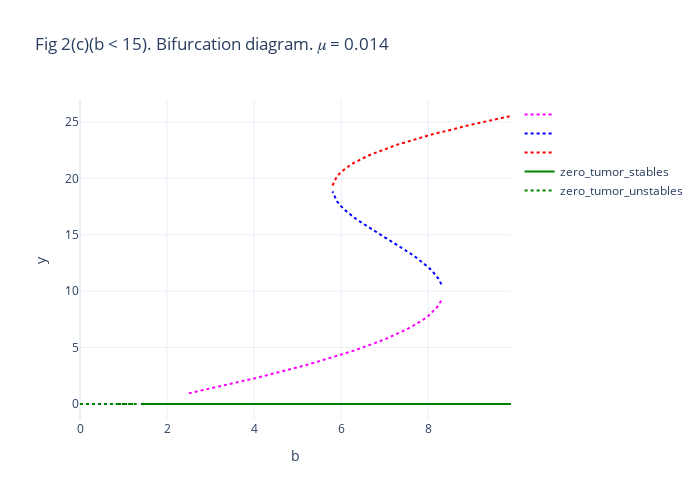

The notebook cell this image was saved under:
### Code cell
fig = go.Figure()

fig.add_trace(go.Scatter(x=pink.b, y=pink.y, mode='lines', name = "",
              line={"color":"magenta"}|get_line_mode(stable=False)))

fig.add_trace(go.Scatter(x=blue.b, y=blue.y, mode='lines', name = "",                         
              line={"color":"blue"}|get_line_mode(stable=False)))

fig.add_trace(go.Scatter(x=red.b, y=red.y, mode='lines', name = "",
              line={"color":"red"}|get_line_mode(stable=False)))

fig.add_trace(go.Scatter(x=zero_tumor_stables.b, y=zero_tumor_stables.y, mode='lines', name = "zero_tumor_stables",
             line={"color":"green"}|get_line_mode(stable=True)))
fig.add_trace(go.Scatter(x=zero_tumor_unstables.b, y=zero_tumor_unstables.y, mode='lines', name = "zero_tumor_unstables",
             line={"color":"green"}|get_line_mode(stable=False)))

fig.update_layout(title="Fig 2(c)(b < 15). Bifurcation diagram. 𝜇 = 0.014")
fig.update_layout(xaxis={"title": "b"}, yaxis={"title": "y"}, template="plotly_white",autosize=False,
    width=700,
    height=500)

### Figure 1 — Plotly figure (JSON) as saved in the notebook; plotly's stock layout.template omitted (floating-point values rounded to 4 significant figures; data arrays with more than 128 entries replaced by an {"elided": "..."} marker saying what was removed)
{"data": [{"line": {"color": "magenta", "dash": "dot"}, "mode": "lines", "name": "", "type": "scatter", "x": [2.5, 2.6, 2.7, 2.8, 2.9, 3, 3.1, 3.2, 3.3, 3.4, 3.5, 3.6, 3.7, 3.8, 3.9, 4, 4.1, 4.2, 4.3, 4.4, 4.5, 4.6, 4.7, 4.8, 4.9, 5, 5.1, 5.2, 5.3, 5.4, 5.5, 5.6, 5.7, 5.8, 5.9, 6, 6.1, 6.2, 6.3, 6.4, 6.5, 6.6, 6.7, 6.8, 6.9, 7, 7.1, 7.2, 7.3, 7.4, 7.5, 7.6, 7.7, 7.8, 7.9, 8, 8.1, 8.2, 8.2, 8.202, 8.204, 8.206, 8.208, 8.21, 8.212, 8.214, 8.216, 8.218, 8.22, 8.222, 8.224, 8.226, 8.228, 8.23, 8.232, 8.234, 8.236, 8.238, 8.24, 8.242, 8.244, 8.246, 8.248, 8.25, 8.252, 8.254, 8.256, 8.258, 8.26, 8.262, 8.264, 8.266, 8.268, 8.27, 8.272, 8.274, 8.276, 8.278, 8.28, 8.282, 8.284, 8.286, 8.288, 8.29, 8.292, 8.294, 8.296, 8.298, 8.3], "y": [0.9497, 1.033, 1.117, 1.202, 1.287, 1.373, 1.46, 1.547, 1.634, 1.723, 1.812, 1.901, 1.992, 2.083, 2.175, 2.268, 2.362, 2.457, 2.552, 2.649, 2.746, 2.845, 2.945, 3.045, 3.148, 3.251, 3.355, 3.461, 3.569, 3.678, 3.788, 3.901, 4.015, 4.131, 4.249, 4.369, 4.491, 4.616, 4.744, 4.874, 5.008, 5.145, 5.286, 5.431, 5.58, 5.734, 5.894, 6.06, 6.233, 6.415, 6.606, 6.809, 7.026, 7.26, 7.517, 7.806, 8.143, 8.564, 8.564, 8.574, 8.583, 8.593, 8.603, 8.614, 8.624, 8.634, 8.644, 8.655, 8.665, 8.676, 8.687, 8.698, 8.708, 8.72, 8.731, 8.742, 8.753, 8.765, 8.776, 8.788, 8.8, 8.812, 8.824, 8.836, 8.849, 8.861, 8.874, 8.887, 8.9, 8.913, 8.926, 8.94, 8.954, 8.968, 8.982, 8.996, 9.011, 9.026, 9.041, 9.057, 9.072, 9.088, 9.105, 9.122, 9.139, 9.156, 9.174, 9.193, 9.212]}, {"line": {"color": "blue", "dash": "dot"}, "mode": "lines", "name": "", "type": "scatter", "x": [8.3, 8.298, 8.296, 8.294, 8.292, 8.29, 8.288, 8.286, 8.284, 8.282, 8.28, 8.278, 8.276, 8.274, 8.272, 8.27, 8.268, 8.266, 8.264, 8.262, 8.26, 8.258, 8.256, 8.254, 8.252, 8.25, 8.248, 8.246, 8.244, 8.242, 8.24, 8.238, 8.236, 8.234, 8.232, 8.23, 8.228, 8.226, 8.224, 8.222, 8.22, 8.218, 8.216, 8.214, 8.212, 8.21, 8.208, 8.206, 8.204, 8.202, 8.2, 8.2, 8.1, 8, 7.9, 7.8, 7.7, 7.6, 7.5, 7.4, 7.3, 7.2, 7.1, 7, 6.9, 6.8, 6.7, 6.6, 6.5, 6.4, 6.3, 6.2, 6.1, 6, 5.9, 5.8, 5.8], "y": [10.61, 10.63, 10.64, 10.66, 10.68, 10.7, 10.72, 10.73, 10.75, 10.77, 10.78, 10.8, 10.81, 10.83, 10.85, 10.86, 10.88, 10.89, 10.9, 10.92, 10.93, 10.95, 10.96, 10.97, 10.99, 11.0, 11.01, 11.03, 11.04, 11.05, 11.06, 11.08, 11.09, 11.1, 11.11, 11.12, 11.14, 11.15, 11.16, 11.17, 11.18, 11.19, 11.2, 11.21, 11.23, 11.24, 11.25, 11.26, 11.27, 11.28, 11.29, 11.29, 11.75, 12.13, 12.46, 12.76, 13.04, 13.31, 13.57, 13.82, 14.06, 14.3, 14.53, 14.77, 15.0, 15.24, 15.48, 15.73, 15.98, 16.24, 16.52, 16.82, 17.14, 17.51, 17.98, 18.84, 18.84]}, {"line": {"color": "red", "dash": "dot"}, "mode": "lines", "name": "", "type": "scatter", "x": {"elided": "143 float values"}, "y": {"elided": "143 float values"}}, {"line": {"color": "green"}, "mode": "lines", "name": "zero_tumor_stables", "type": "scatter", "x": {"elided": "186 float values"}, "y": {"elided": "186 int values"}}, {"line": {"color": "green", "dash": "dot"}, "mode": "lines", "name": "zero_tumor_unstables", "type": "scatter", "x": [0, 0.5, 0.3, 0.2, 0.1, 0.6, 0.7, 1, 1.3, 1.1, 0.9, 0.4, 1.2, 0.8], "y": [0, 0, 0, 0, 0, 0, 0, 0, 0, 0, 0, 0, 0, 0]}], "layout": {"autosize": false, "height": 500, "title": {"text": "Fig 2(c)(b < 15). Bifurcation diagram. 𝜇 = 0.014"}, "width": 700, "xaxis": {"autorange": true, "range": [0, 9.9], "title": {"text": "b"}, "type": "linear"}, "yaxis": {"autorange": true, "range": [-1.418, 26.94], "title": {"text": "y"}, "type": "linear"}}}
